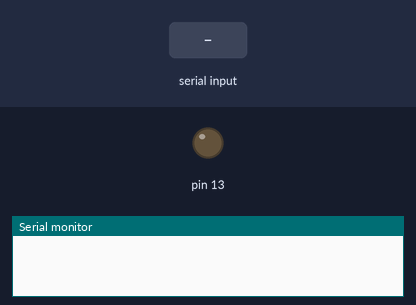
Simulated run of this sketch. Board: Arduino Uno, built with avr-gcc and run on an emulated ATmega328P. Shown: output pins drawn as LEDs (lit = HIGH), the last lines printed to the serial monitor. The inputs (shaded band) are chosen by the test bench.

Above: at 1.2 s.
1.3 s: "0\n" received over Serial
At 2.1 s:
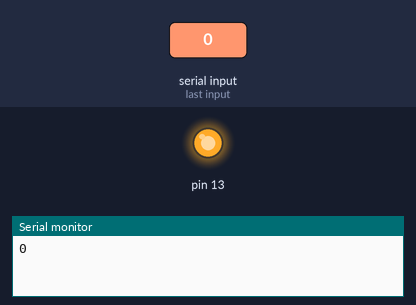
2.8 s: "90,45\n" received over Serial
At 3.2 s:
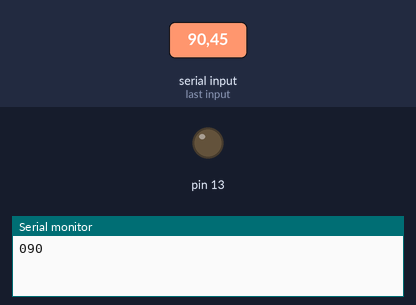
Timing chart, 0 to 5.8 s (numbered marks = the images above; inputs shaded):
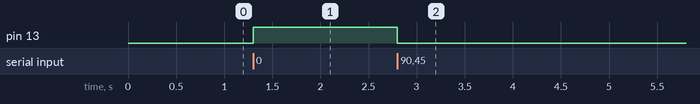

Measured:
- after the input at 1.3 s, pin 13: LOW → HIGH at once
- after the input at 2.8 s, pin 13: HIGH → LOW at once

The sketch:

ardseriPort.ino
```cpp
int x;
void setup() {
 pinMode(13, OUTPUT);

 Serial.begin(115200);
 Serial.setTimeout(1);
}
void loop() {
 while (!Serial.available());
 x = Serial.readString().toInt();
 Serial.print(x);

 if(x == 0)digitalWrite(13, HIGH);
 else digitalWrite(13, LOW);
}
```
